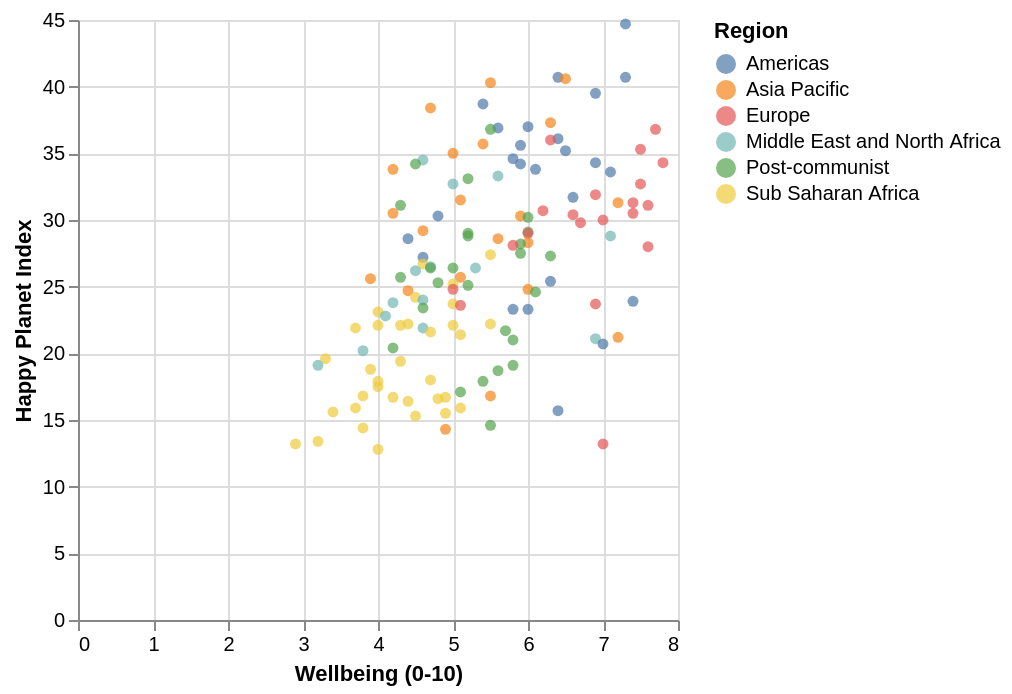

Notebook code cell kept with this figure:
### Markdown cell above
7. Create an input_dropdown variable using the binding_select() function and set the options parameter to the list of
regions in our dataset. Use the selection_point() function to select a set of datapoints. Use the color variable to store
the condition under which data points will be selected – the colors assigned to data points within and outside the
selection.

### Code cell
input_dropdown = alt.binding_select(options=list(set(hpi_df.Region)))

selected_points = alt.selection_point(fields=['Region'], bind=input_dropdown, name='Select')

color = alt.condition(selected_points, alt.Color('Region:N'), alt.value('lightgray'))

alt.Chart(hpi_df).mark_circle().encode(
    x='Wellbeing (0-10):Q',
    y='Happy Planet Index:Q',
    color=color,
    tooltip='Region:N'
).add_params(
    selected_points
)

### Figure 1 — Vega-Lite specification as saved in the notebook (floating-point values rounded to 4 significant figures; data arrays with more than 128 entries replaced by an {"elided": "..."} marker saying what was removed)
{"config": {"view": {"continuousWidth": 300, "continuousHeight": 300}}, "data": {"name": "data-06c1dbec64553b487ce4599ce4c93c9b"}, "mark": {"type": "circle"}, "encoding": {"color": {"condition": {"param": "Select", "field": "Region", "type": "nominal"}, "value": "lightgray"}, "tooltip": {"field": "Region", "type": "nominal"}, "x": {"field": "Wellbeing (0-10)", "type": "quantitative"}, "y": {"field": "Happy Planet Index", "type": "quantitative"}}, "params": [{"name": "Select", "select": {"type": "point", "fields": ["Region"]}, "bind": {"input": "select", "options": ["Asia Pacific", "Middle East and North Africa", "Americas", "Europe", "Post-communist", "Sub Saharan Africa"]}}], "$schema": "https://vega.github.io/schema/vega-lite/v5.8.0.json", "datasets": {"data-06c1dbec64553b487ce4599ce4c93c9b": {"elided": "140 records"}}}
